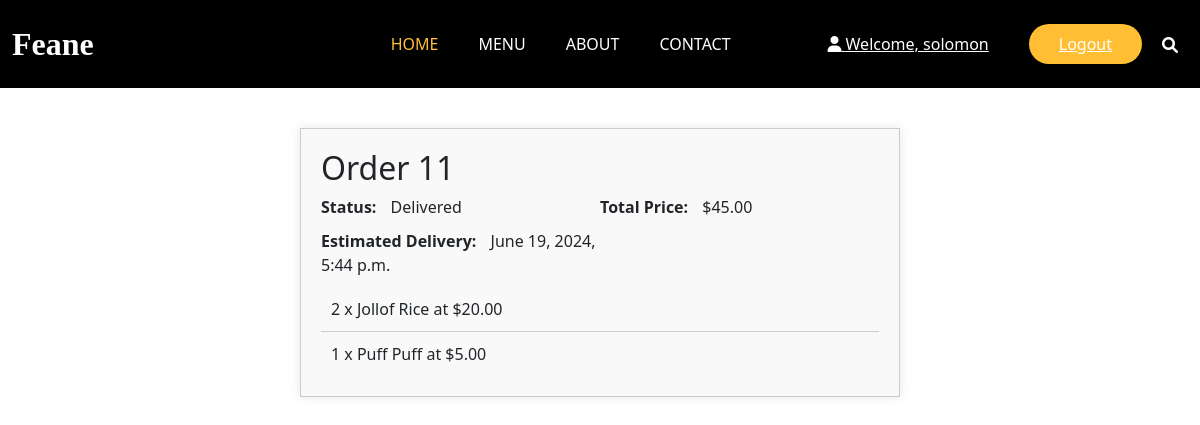
Screenshot of /orders/11/ (signed in) with the database file from the repository.
### restaurant_menu/models.py (models this page shows, shortened)
class Order(models.Model):
    user = models.ForeignKey(User, on_delete=models.CASCADE)
    created_at = models.DateTimeField(auto_now_add=True)
    total_price = models.DecimalField(max_digits=10, decimal_places=2)
    status = models.CharField(max_length=10, choices=ORDER_STATUS, default='Pending')
    estimated_delivery = models.DateTimeField(null=True, blank=True)

class OrderItem(models.Model):
    order = models.ForeignKey(Order, related_name='items', on_delete=models.CASCADE)
    item = models.ForeignKey(Item, on_delete=models.CASCADE)
    quantity = models.PositiveIntegerField(default=1)
    price = models.DecimalField(max_digits=10, decimal_places=2)

class Item(models.Model):
    meal = models.CharField(max_length=1000, unique=True)
    description = models.CharField(max_length=2000)
    price = models.DecimalField(max_digits=10, decimal_places=2)
    meal_type = models.CharField(max_length=200, choices=MEAL_TYPE)
    author = models.ForeignKey(User, on_delete=models.PROTECT)
    status = models.IntegerField(choices=STATUS, default=0)
    date_created = models.DateTimeField(auto_now_add=True)
    date_updated = models.DateTimeField(auto_now=True)
    image = models.ImageField(upload_to='menu_images/', null=True, blank=True)  # Add this line

### restaurant_menu/views.py (the view)
# urls.py: path('orders/<int:order_id>/', views.order_details, name='order_detail'),
@login_required
def order_details(request, order_id):
    order = get_object_or_404(Order, id=order_id, user=request.user)
    return render(request, 'base/order_details.html', {'order': order})

### restaurant_menu/templates/base/order_details.html (shortened to what this page needs)
{% extends "new_main.html" %}
{% block content %}
<div class="order-detail">
    <h2>Order {{ order.id }}</h2>
    <div class="order-info">
        <p><span>Status:</span> {{ order.status }}</p>
        <p><span>Total Price:</span> ${{ order.total_price }}</p>
        <p><span>Estimated Delivery:</span> {{ order.estimated_delivery }}</p>
    </div>
    <ul class="order-items">
        {% for item in order.items.all %}
            <li>{{ item.quantity }} x {{ item.item.meal }} at ${{ item.price }}</li>
        {% endfor %}
    </ul>
</div>
{% endblock %}

### templates/sub_nav.html (shortened to what this page needs)
{% load static %}
<header class="header_section" style="background-color: black;">
    <div class="container">
        <nav class="navbar navbar-expand-lg custom_nav-container">
            <a class="navbar-brand" href="index.html">
                <span>Feane</span>
            </a>
            <div class="collapse navbar-collapse" id="navbarSupportedContent">
                <ul class="navbar-nav mx-auto">
                    <li class="nav-item active">
                        <a class="nav-link" href="index.html">Home</a>
                    </li>
                    <li class="nav-item">
                        <a class="nav-link" href="menu.html">Menu</a>
                    </li>
                    <li class="nav-item">
                        <a class="nav-link" href="about.html">About</a>
                    </li>
                    <li class="nav-item">
                        <a class="nav-link" href="{% url 'contact' %}">Contact</a>
                    </li>
                </ul>
                <div class="user_option">
                    {% if user.is_authenticated %}
                        <a href="#" class="user_link">
                            <i class="fa fa-user" aria-hidden="true"></i> Welcome, {{ user.username }}
                        </a>
                        <a href="{% url 'logout' %}" class="order_online">Logout</a>
                    {% endif %}
                    <form class="form-inline">
                        <button class="btn my-2 my-sm-0 nav_search-btn" type="submit">
                            <i class="fa fa-search" aria-hidden="true"></i>
                        </button>
                    </form>
                </div>
            </div>
        </nav>
    </div>
</header>

### restaurant_menu/static/styles/style.css (style rules this page uses)
::placeholder { color: #bbb; opacity: 1; }
.header_section { padding: 15px 0; }
.navbar-brand { font-family: 'Dancing Script', cursive; }
.navbar-brand span { font-weight: bold; font-size: 32px; color: #ffffff; }
.custom_nav-container { padding: 0; }
.custom_nav-container .navbar-nav { padding-left: 18%; }
.custom_nav-container .navbar-nav .nav-item .nav-link { padding: 5px 20px; color: #ffffff; text-align: center; text-transform: uppercase; border-radius: 5px; -webkit-transition: all 0.3s; transition: all 0.3s; }
.custom_nav-container .navbar-nav .nav-item:hover .nav-link, .custom_nav-container .navbar-nav .nav-item.active .nav-link { color: #ffbe33; }
.custom_nav-container .nav_search-btn { width: auto; height: auto; padding: 0; border: none; color: #ffffff; margin: 0 10px; }
.user_option { display: -webkit-box; display: -ms-flexbox; display: flex; -webkit-box-align: center; -ms-flex-align: center; align-items: center; }
.user_option a { margin: 0 10px; }
.user_option .user_link { color: #ffffff; }
.user_option .order_online { display: inline-block; padding: 8px 30px; background-color: #ffbe33; color: #ffffff; border-radius: 45px; -webkit-transition: all 0.3s; transition: all 0.3s; border: none; }
.container { max-width: 1200px; margin: auto; }

### restaurant_menu/templates/base/order_details.html (style rules this page uses)
.order-detail { max-width: 600px; margin: 40px auto; padding: 20px; background-color: #f9f9f9; border: 1px solid #ccc; box-shadow: 0 0 10px rgba(0, 0, 0, 0.1); }
.order-info { display: flex; flex-wrap: wrap; justify-content: space-between; }
.order-info p { width: 50%; margin-bottom: 10px; }
.order-info span { font-weight: bold; margin-right: 10px; }
.order-items { list-style: none; padding: 0; margin: 0; }
.order-items li { padding: 10px; border-bottom: 1px solid #ccc; }
.order-items li:last-child { border-bottom: none; }

### rows the page displays
Order: id "11", status "Delivered", total_price "45.00", estimated_delivery "June 19, 2024, 5:44 p.m."
OrderItem: quantity "2", item.meal "Jollof Rice", price "20.00"
OrderItem: quantity "1", item.meal "Puff Puff", price "5.00"

### other values shown
{{ user.username }} "solomon"
